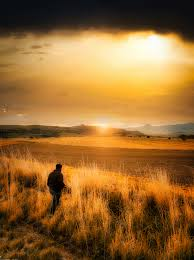
#> input picture week_3/img/person.jpeg, 194 x 260 px
$ jupyter execute practice-4.ipynb
#> lines starting #> are read from the running program, lines starting #| are printed output that depends on the picture
[cell 1]
import numpy as np
import matplotlib.pyplot as plt
import cv2 as cv
img = cv.imread('img/person.jpeg', 0)
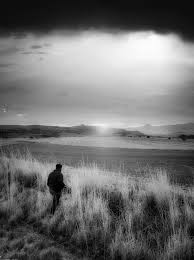
#> img: shape (260, 194); min 0, max 255, mean 113

#Plot the original image
plt.subplot(1, 2, 1)
plt.title("Original")
plt.imshow(img)

cropped_img = img[150:250, 0:100]
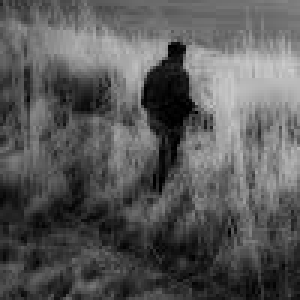
#> cropped_img: shape (100, 100) (shown 3 times larger); min 0, max 204, mean 88.5

#Plot the original image
plt.subplot(1, 2, 2)
plt.title("Cropped Image")
plt.imshow(cropped_img)

cv.imwrite('cropped_out.jpg', cropped_img)
cv.waitKey(0)
#cv.destroyAllWindows()
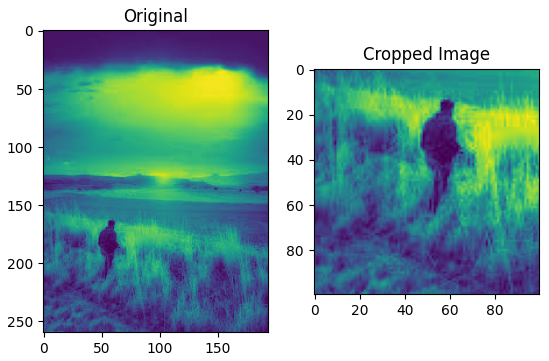
#> figure drawn by matplotlib, 2 panels

$ run again, with week_3/img/chameleon.jpeg copied over week_3/img/person.jpeg
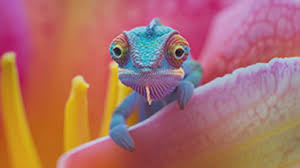
#> input picture week_3/img/chameleon.jpeg, 300 x 168 px
#> `img = cv.imread('img/person.jpeg', 0)`:
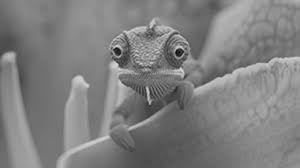
#> img: shape (168, 300); min 9, max 216, mean 127.6
#> `[cell 1] import numpy as np import matplotlib.pyplot as plt import cv2..`:
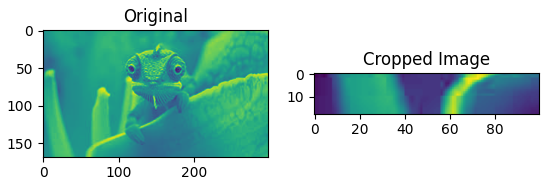
#> figure drawn by matplotlib, 2 panels

$ run again, with week_3/img/elephant.jpeg copied over week_3/img/person.jpeg
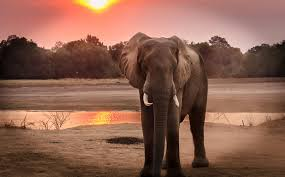
#> input picture week_3/img/elephant.jpeg, 285 x 177 px
#> `img = cv.imread('img/person.jpeg', 0)`:
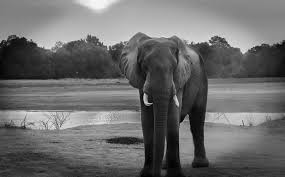
#> img: shape (177, 285); min 0, max 249, mean 107.7
#> `[cell 1] import numpy as np import matplotlib.pyplot as plt import cv2..`:
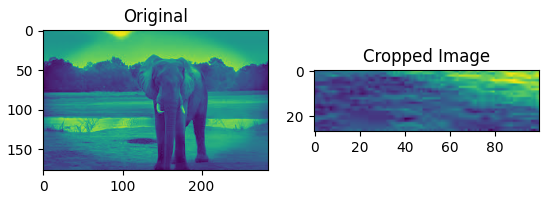
#> figure drawn by matplotlib, 2 panels

$ run again, with week_3/img/hills.jpeg copied over week_3/img/person.jpeg
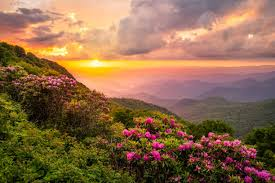
#> input picture week_3/img/hills.jpeg, 275 x 183 px
#> `img = cv.imread('img/person.jpeg', 0)`:
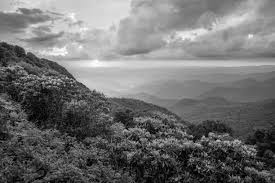
#> img: shape (183, 275); min 0, max 255, mean 112.7
#> `[cell 1] import numpy as np import matplotlib.pyplot as plt import cv2..`:
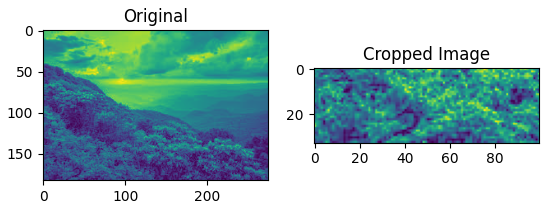
#> figure drawn by matplotlib, 2 panels
